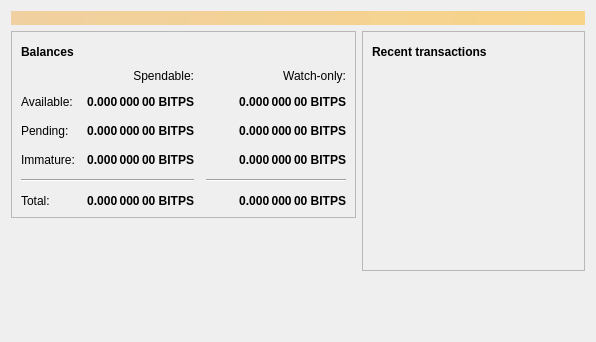
<?xml version="1.0" encoding="UTF-8"?>
<ui version="4.0">
 <class>OverviewPage</class>
 <widget class="QWidget" name="OverviewPage">
  <property name="geometry">
   <rect>
    <x>0</x>
    <y>0</y>
    <width>596</width>
    <height>342</height>
   </rect>
  </property>
  <property name="windowTitle">
   <string>Form</string>
  </property>
  <layout class="QVBoxLayout" name="topLayout">
   <item>
    <widget class="QLabel" name="labelAlerts">
     <property name="visible">
      <bool>false</bool>
     </property>
     <property name="styleSheet">
      <string notr="true">QLabel { background-color: qlineargradient(x1: 0, y1: 0, x2: 1, y2: 0, stop:0 #F0D0A0, stop:1 #F8D488); color:#000000; }</string>
     </property>
     <property name="wordWrap">
      <bool>true</bool>
     </property>
     <property name="margin">
      <number>3</number>
     </property>
     <property name="textInteractionFlags">
      <set>Qt::TextSelectableByMouse</set>
     </property>
    </widget>
   </item>
   <item>
    <layout class="QHBoxLayout" name="horizontalLayout" stretch="1,1">
     <item>
      <layout class="QVBoxLayout" name="verticalLayout_2">
       <item>
        <widget class="QFrame" name="frame">
         <property name="frameShape">
          <enum>QFrame::StyledPanel</enum>
         </property>
         <property name="frameShadow">
          <enum>QFrame::Raised</enum>
         </property>
         <layout class="QVBoxLayout" name="verticalLayout_4">
          <item>
           <layout class="QHBoxLayout" name="horizontalLayout_4">
            <item>
             <widget class="QLabel" name="label_5">
              <property name="font">
               <font>
                <weight>75</weight>
                <bold>true</bold>
               </font>
              </property>
              <property name="text">
               <string>Balances</string>
              </property>
             </widget>
            </item>
            <item>
             <widget class="QPushButton" name="labelWalletStatus">
              <property name="enabled">
               <bool>true</bool>
              </property>
              <property name="maximumSize">
               <size>
                <width>30</width>
                <height>16777215</height>
               </size>
              </property>
              <property name="toolTip">
               <string>The displayed information may be out of date. Your wallet automatically synchronizes with the BitcoinPirate network after a connection is established, but this process has not completed yet.</string>
              </property>
              <property name="text">
               <string/>
              </property>
              <property name="icon">
               <iconset resource="../bitcoin.qrc">
                <normaloff>:/icons/warning</normaloff>
                <disabledoff>:/icons/warning</disabledoff>:/icons/warning</iconset>
              </property>
              <property name="iconSize">
               <size>
                <width>24</width>
                <height>24</height>
               </size>
              </property>
              <property name="flat">
               <bool>true</bool>
              </property>
             </widget>
            </item>
            <item>
             <spacer name="horizontalSpacer_3">
              <property name="orientation">
               <enum>Qt::Horizontal</enum>
              </property>
              <property name="sizeHint" stdset="0">
               <size>
                <width>40</width>
                <height>20</height>
               </size>
              </property>
             </spacer>
            </item>
           </layout>
          </item>
          <item>
           <layout class="QGridLayout" name="gridLayout">
            <property name="spacing">
             <number>12</number>
            </property>
            <item row="2" column="2">
             <widget class="QLabel" name="labelWatchPending">
              <property name="font">
               <font>
                <weight>75</weight>
                <bold>true</bold>
               </font>
              </property>
              <property name="cursor">
               <cursorShape>IBeamCursor</cursorShape>
              </property>
              <property name="toolTip">
               <string>Unconfirmed transactions to watch-only addresses</string>
              </property>
              <property name="text">
               <string notr="true">0.000 000 00 BITPS</string>
              </property>
              <property name="alignment">
               <set>Qt::AlignRight|Qt::AlignTrailing|Qt::AlignVCenter</set>
              </property>
              <property name="textInteractionFlags">
               <set>Qt::LinksAccessibleByMouse|Qt::TextSelectableByKeyboard|Qt::TextSelectableByMouse</set>
              </property>
             </widget>
            </item>
            <item row="2" column="1">
             <widget class="QLabel" name="labelUnconfirmed">
              <property name="font">
               <font>
                <weight>75</weight>
                <bold>true</bold>
               </font>
              </property>
              <property name="cursor">
               <cursorShape>IBeamCursor</cursorShape>
              </property>
              <property name="toolTip">
               <string>Total of transactions that have yet to be confirmed, and do not yet count toward the spendable balance</string>
              </property>
              <property name="text">
               <string notr="true">0.000 000 00 BITPS</string>
              </property>
              <property name="alignment">
               <set>Qt::AlignRight|Qt::AlignTrailing|Qt::AlignVCenter</set>
              </property>
              <property name="textInteractionFlags">
               <set>Qt::LinksAccessibleByMouse|Qt::TextSelectableByKeyboard|Qt::TextSelectableByMouse</set>
              </property>
             </widget>
            </item>
            <item row="3" column="2">
             <widget class="QLabel" name="labelWatchImmature">
              <property name="font">
               <font>
                <weight>75</weight>
                <bold>true</bold>
               </font>
              </property>
              <property name="cursor">
               <cursorShape>IBeamCursor</cursorShape>
              </property>
              <property name="toolTip">
               <string>Mined balance in watch-only addresses that has not yet matured</string>
              </property>
              <property name="text">
               <string notr="true">0.000 000 00 BITPS</string>
              </property>
              <property name="alignment">
               <set>Qt::AlignRight|Qt::AlignTrailing|Qt::AlignVCenter</set>
              </property>
              <property name="textInteractionFlags">
               <set>Qt::LinksAccessibleByMouse|Qt::TextSelectableByKeyboard|Qt::TextSelectableByMouse</set>
              </property>
             </widget>
            </item>
            <item row="4" column="0" colspan="2">
             <widget class="Line" name="line">
              <property name="orientation">
               <enum>Qt::Horizontal</enum>
              </property>
             </widget>
            </item>
            <item row="4" column="2">
             <widget class="Line" name="lineWatchBalance">
              <property name="sizePolicy">
               <sizepolicy hsizetype="Preferred" vsizetype="Fixed">
                <horstretch>0</horstretch>
                <verstretch>0</verstretch>
               </sizepolicy>
              </property>
              <property name="minimumSize">
               <size>
                <width>140</width>
                <height>0</height>
               </size>
              </property>
              <property name="orientation">
               <enum>Qt::Horizontal</enum>
              </property>
             </widget>
            </item>
            <item row="5" column="0">
             <widget class="QLabel" name="labelTotalText">
              <property name="text">
               <string>Total:</string>
              </property>
             </widget>
            </item>
            <item row="3" column="1">
             <widget class="QLabel" name="labelImmature">
              <property name="font">
               <font>
                <weight>75</weight>
                <bold>true</bold>
               </font>
              </property>
              <property name="cursor">
               <cursorShape>IBeamCursor</cursorShape>
              </property>
              <property name="toolTip">
               <string>Mined balance that has not yet matured</string>
              </property>
              <property name="text">
               <string notr="true">0.000 000 00 BITPS</string>
              </property>
              <property name="alignment">
               <set>Qt::AlignRight|Qt::AlignTrailing|Qt::AlignVCenter</set>
              </property>
              <property name="textInteractionFlags">
               <set>Qt::LinksAccessibleByMouse|Qt::TextSelectableByKeyboard|Qt::TextSelectableByMouse</set>
              </property>
             </widget>
            </item>
            <item row="2" column="3">
             <spacer name="horizontalSpacer_2">
              <property name="orientation">
               <enum>Qt::Horizontal</enum>
              </property>
              <property name="sizeHint" stdset="0">
               <size>
                <width>40</width>
                <height>20</height>
               </size>
              </property>
             </spacer>
            </item>
            <item row="3" column="0">
             <widget class="QLabel" name="labelImmatureText">
              <property name="text">
               <string>Immature:</string>
              </property>
             </widget>
            </item>
            <item row="5" column="1">
             <widget class="QLabel" name="labelTotal">
              <property name="font">
               <font>
                <weight>75</weight>
                <bold>true</bold>
               </font>
              </property>
              <property name="cursor">
               <cursorShape>IBeamCursor</cursorShape>
              </property>
              <property name="toolTip">
               <string>Your current total balance</string>
              </property>
              <property name="text">
               <string notr="true">0.000 000 00 BITPS</string>
              </property>
              <property name="alignment">
               <set>Qt::AlignRight|Qt::AlignTrailing|Qt::AlignVCenter</set>
              </property>
              <property name="textInteractionFlags">
               <set>Qt::LinksAccessibleByMouse|Qt::TextSelectableByKeyboard|Qt::TextSelectableByMouse</set>
              </property>
             </widget>
            </item>
            <item row="5" column="2">
             <widget class="QLabel" name="labelWatchTotal">
              <property name="font">
               <font>
                <weight>75</weight>
                <bold>true</bold>
               </font>
              </property>
              <property name="cursor">
               <cursorShape>IBeamCursor</cursorShape>
              </property>
              <property name="toolTip">
               <string>Current total balance in watch-only addresses</string>
              </property>
              <property name="text">
               <string notr="true">0.000 000 00 BITPS</string>
              </property>
              <property name="alignment">
               <set>Qt::AlignRight|Qt::AlignTrailing|Qt::AlignVCenter</set>
              </property>
              <property name="textInteractionFlags">
               <set>Qt::LinksAccessibleByMouse|Qt::TextSelectableByKeyboard|Qt::TextSelectableByMouse</set>
              </property>
             </widget>
            </item>
            <item row="0" column="2">
             <widget class="QLabel" name="labelWatchonly">
              <property name="text">
               <string>Watch-only:</string>
              </property>
              <property name="alignment">
               <set>Qt::AlignRight|Qt::AlignTrailing|Qt::AlignVCenter</set>
              </property>
             </widget>
            </item>
            <item row="1" column="0">
             <widget class="QLabel" name="labelBalanceText">
              <property name="text">
               <string>Available:</string>
              </property>
             </widget>
            </item>
            <item row="1" column="1">
             <widget class="QLabel" name="labelBalance">
              <property name="font">
               <font>
                <weight>75</weight>
                <bold>true</bold>
               </font>
              </property>
              <property name="cursor">
               <cursorShape>IBeamCursor</cursorShape>
              </property>
              <property name="toolTip">
               <string>Your current spendable balance</string>
              </property>
              <property name="text">
               <string notr="true">0.000 000 00 BITPS</string>
              </property>
              <property name="alignment">
               <set>Qt::AlignRight|Qt::AlignTrailing|Qt::AlignVCenter</set>
              </property>
              <property name="textInteractionFlags">
               <set>Qt::LinksAccessibleByMouse|Qt::TextSelectableByKeyboard|Qt::TextSelectableByMouse</set>
              </property>
             </widget>
            </item>
            <item row="1" column="2">
             <widget class="QLabel" name="labelWatchAvailable">
              <property name="font">
               <font>
                <weight>75</weight>
                <bold>true</bold>
               </font>
              </property>
              <property name="cursor">
               <cursorShape>IBeamCursor</cursorShape>
              </property>
              <property name="toolTip">
               <string>Your current balance in watch-only addresses</string>
              </property>
              <property name="text">
               <string notr="true">0.000 000 00 BITPS</string>
              </property>
              <property name="alignment">
               <set>Qt::AlignRight|Qt::AlignTrailing|Qt::AlignVCenter</set>
              </property>
              <property name="textInteractionFlags">
               <set>Qt::LinksAccessibleByMouse|Qt::TextSelectableByKeyboard|Qt::TextSelectableByMouse</set>
              </property>
             </widget>
            </item>
            <item row="2" column="0">
             <widget class="QLabel" name="labelPendingText">
              <property name="text">
               <string>Pending:</string>
              </property>
             </widget>
            </item>
            <item row="0" column="1">
             <widget class="QLabel" name="labelSpendable">
              <property name="text">
               <string>Spendable:</string>
              </property>
              <property name="alignment">
               <set>Qt::AlignRight|Qt::AlignTrailing|Qt::AlignVCenter</set>
              </property>
             </widget>
            </item>
           </layout>
          </item>
         </layout>
        </widget>
       </item>
       <item>
        <spacer name="verticalSpacer">
         <property name="orientation">
          <enum>Qt::Vertical</enum>
         </property>
         <property name="sizeHint" stdset="0">
          <size>
           <width>20</width>
           <height>40</height>
          </size>
         </property>
        </spacer>
       </item>
      </layout>
     </item>
     <item>
      <layout class="QVBoxLayout" name="verticalLayout_3">
       <item>
        <widget class="QFrame" name="frame_2">
         <property name="frameShape">
          <enum>QFrame::StyledPanel</enum>
         </property>
         <property name="frameShadow">
          <enum>QFrame::Raised</enum>
         </property>
         <layout class="QVBoxLayout" name="verticalLayout">
          <item>
           <layout class="QHBoxLayout" name="horizontalLayout_2">
            <item>
             <widget class="QLabel" name="label_4">
              <property name="font">
               <font>
                <weight>75</weight>
                <bold>true</bold>
               </font>
              </property>
              <property name="text">
               <string>Recent transactions</string>
              </property>
             </widget>
            </item>
            <item>
             <widget class="QPushButton" name="labelTransactionsStatus">
              <property name="enabled">
               <bool>true</bool>
              </property>
              <property name="maximumSize">
               <size>
                <width>30</width>
                <height>16777215</height>
               </size>
              </property>
              <property name="toolTip">
               <string>The displayed information may be out of date. Your wallet automatically synchronizes with the BitcoinPirate network after a connection is established, but this process has not completed yet.</string>
              </property>
              <property name="text">
               <string/>
              </property>
              <property name="icon">
               <iconset resource="../bitcoin.qrc">
                <normaloff>:/icons/warning</normaloff>
                <disabledoff>:/icons/warning</disabledoff>:/icons/warning</iconset>
              </property>
              <property name="iconSize">
               <size>
                <width>24</width>
                <height>24</height>
               </size>
              </property>
              <property name="flat">
               <bool>true</bool>
              </property>
             </widget>
            </item>
            <item>
             <spacer name="horizontalSpacer">
              <property name="orientation">
               <enum>Qt::Horizontal</enum>
              </property>
              <property name="sizeHint" stdset="0">
               <size>
                <width>40</width>
                <height>20</height>
               </size>
              </property>
             </spacer>
            </item>
           </layout>
          </item>
          <item>
           <widget class="QListView" name="listTransactions">
            <property name="styleSheet">
             <string notr="true">QListView { background: transparent; }</string>
            </property>
            <property name="frameShape">
             <enum>QFrame::NoFrame</enum>
            </property>
            <property name="verticalScrollBarPolicy">
             <enum>Qt::ScrollBarAlwaysOff</enum>
            </property>
            <property name="horizontalScrollBarPolicy">
             <enum>Qt::ScrollBarAlwaysOff</enum>
            </property>
            <property name="selectionMode">
             <enum>QAbstractItemView::NoSelection</enum>
            </property>
           </widget>
          </item>
         </layout>
        </widget>
       </item>
       <item>
        <spacer name="verticalSpacer_2">
         <property name="orientation">
          <enum>Qt::Vertical</enum>
         </property>
         <property name="sizeHint" stdset="0">
          <size>
           <width>20</width>
           <height>40</height>
          </size>
         </property>
        </spacer>
       </item>
      </layout>
     </item>
    </layout>
   </item>
  </layout>
 </widget>
 <resources/>
 <connections/>
</ui>
